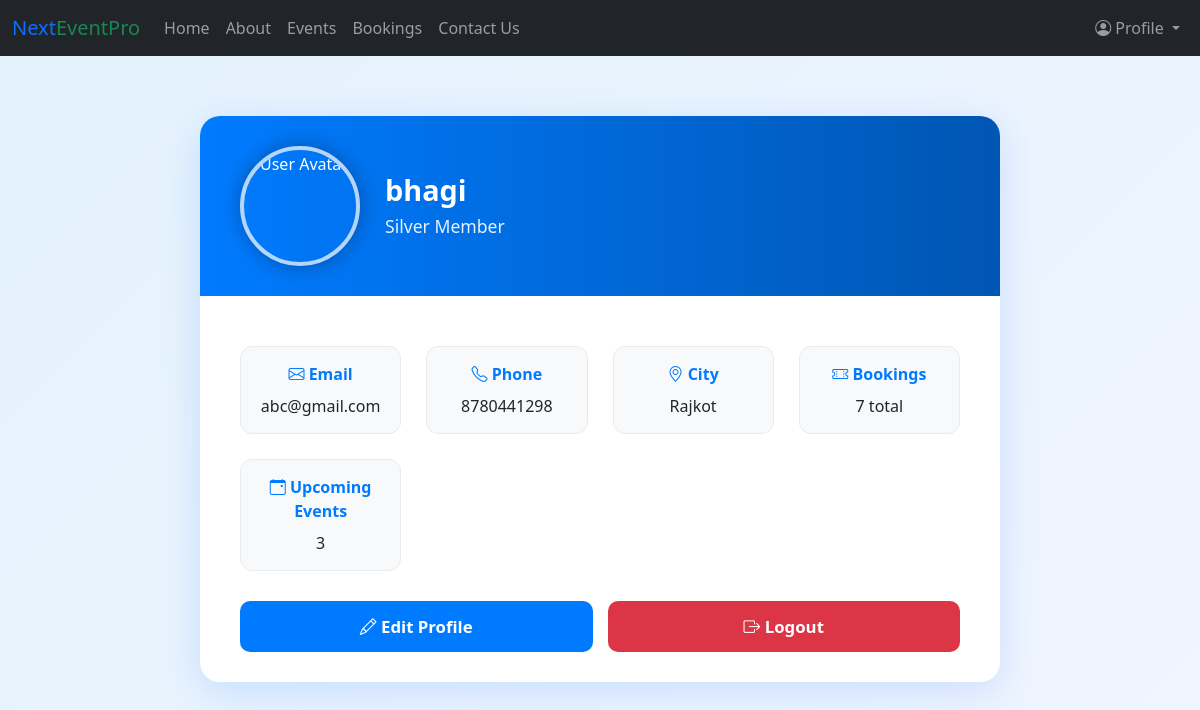
The app's page /profile.php (signed in) with its own data.
### tables this page shows
CREATE TABLE `user_data` (
  `id` int(11) NOT NULL,
  `name` varchar(100) NOT NULL,
  `email` varchar(100) NOT NULL,
  `number` varchar(10) NOT NULL,
  `password` varchar(300) NOT NULL,
  `city_id` int(11) NOT NULL
);

CREATE TABLE `city` (
  `id` int(11) NOT NULL,
  `city_name` varchar(100) NOT NULL,
  `state` varchar(100) NOT NULL
);

### profile.php (the view, shortened to what this page needs)
<?php
include "connect.php";
$uid = $_SESSION['user_id'];
$sql = "SELECT u.name, u.email, u.number, c.city_name
        FROM user_data u
        JOIN city c ON u.city_id = c.id
        WHERE u.id = $uid";
$res = mysqli_query($con, $sql);
$user = mysqli_fetch_assoc($res);
$membership = "Silver Member";
$bookingsCount = 7;
$upcomingEvents = 3;
?>
<!DOCTYPE html>
<html lang="en">
<head>
<link href="https://cdn.jsdelivr.net/npm/bootstrap@5.3.3/dist/css/bootstrap.min.css" rel="stylesheet" />
<link href="https://cdn.jsdelivr.net/npm/bootstrap-icons@1.11.3/font/bootstrap-icons.css" rel="stylesheet" />
</head>
<body>
<nav class="navbar navbar-expand-lg navbar-dark bg-dark">
  <div class="container-fluid">
    <a class="navbar-brand brand-name" href="#">
      <span class="text-primary">Next</span><span class="text-success">EventPro</span>
    </a>
    <div class="collapse navbar-collapse" id="navbarContent">
      <ul class="navbar-nav me-auto mb-2 mb-lg-0">
        <li class="nav-item"><a class="nav-link" href="index.php">Home</a></li>
        <li class="nav-item"><a class="nav-link" href="index.php">About</a></li>
        <li class="nav-item"><a class="nav-link" href="event.php">Events</a></li>
        <li class="nav-item"><a class="nav-link" href="booking.php">Bookings</a></li>
        <li class="nav-item"><a class="nav-link" href="./contact.php">Contact Us</a></li>
      </ul>
      <ul class="navbar-nav ms-auto">
        <?php if (isset($_SESSION["email"])): ?>
          <li class="nav-item dropdown">
            <a class="nav-link dropdown-toggle" href="#" id="userDropdown" data-bs-toggle="dropdown">
              <i class="bi bi-person-circle"></i> Profile
            </a>
          </li>
        <?php endif; ?>
      </ul>
    </div>
  </div>
</nav>
<div class="profile-wrapper">
  <div class="profile-header">
    <div class="profile-avatar">
      <img src="https://cdn-icons-png.flaticon.com/512/3135/3135715.png" alt="User Avatar" />
    </div>
    <div class="profile-info">
      <h1><?php echo htmlspecialchars($user['name']); ?></h1>
      <div class="membership"><?php echo $membership; ?></div>
    </div>
  </div>
  <div class="profile-content">
    <div class="stats-grid">
      <div class="info-block">
        <strong><i class="bi bi-envelope"></i> Email</strong>
        <span><?php echo htmlspecialchars($user['email']); ?></span>
      </div>
      <div class="info-block">
        <strong><i class="bi bi-telephone"></i> Phone</strong>
        <span><?php echo htmlspecialchars($user['number']); ?></span>
      </div>
      <div class="info-block">
        <strong><i class="bi bi-geo-alt"></i> City</strong>
        <span><?php echo htmlspecialchars($user['city_name']); ?></span>
      </div>
      <div class="info-block">
        <strong><i class="bi bi-ticket-perforated"></i> Bookings</strong>
        <span><?php echo $bookingsCount; ?> total</span>
      </div>
      <div class="info-block">
        <strong><i class="bi bi-calendar-event"></i> Upcoming Events</strong>
        <span><?php echo $upcomingEvents; ?></span>
      </div>
    </div>
    <div class="btn-group-custom">
      <a href="edit_profile.php" class="btn btn-edit"><i class="bi bi-pencil"></i> Edit Profile</a>
      <a href="logout.php" class="btn btn-logout"><i class="bi bi-box-arrow-right"></i> Logout</a>
    </div>
  </div>
</div>
</body>
</html>

### profile.php (style rules this page uses)
body { background: linear-gradient(135deg, #e3f2fd, #f0f5ff); font-family: 'Segoe UI', Tahoma, Geneva, Verdana, sans-serif; }
.profile-wrapper { max-width: 800px; margin: 60px auto; background: white; border-radius: 20px; box-shadow: 0 10px 40px rgba(0, 99, 255, 0.15); overflow: hidden; }
.profile-header { background: linear-gradient(90deg, #007bff, #0056b3); color: white; padding: 30px 40px; display: flex; align-items: center; gap: 25px; }
.profile-avatar { width: 120px; height: 120px; border-radius: 50%; overflow: hidden; border: 4px solid rgba(255, 255, 255, 0.7); box-shadow: 0 0 20px rgba(0,0,0,0.3); flex-shrink: 0; transition: transform 0.3s ease; }
.profile-avatar img { width: 100%; height: 100%; object-fit: cover; }
.profile-info h1 { margin: 0; font-weight: 700; font-size: 1.8rem; }
.membership { margin-top: 5px; font-size: 1.1rem; opacity: 0.9; }
.profile-content { padding: 30px 40px; }
.stats-grid { display: grid; grid-template-columns: repeat(auto-fit, minmax(150px, 1fr)); gap: 25px; margin-top: 20px; }
.info-block { background: #f8f9fa; padding: 15px; border-radius: 12px; text-align: center; transition: all 0.3s ease; border: 1px solid #e9ecef; }
.info-block strong { display: block; color: #007bff; font-weight: 600; margin-bottom: 8px; }
.btn-group-custom { margin-top: 30px; display: flex; gap: 15px; flex-wrap: wrap; }
.btn-group-custom a { flex: 1; font-weight: 600; padding: 12px; font-size: 1.05rem; border-radius: 10px; transition: all 0.3s ease; }
.btn-edit { background: #007bff; color: white; }
.btn-logout { background: #dc3545; color: white; }

### records on screen
user_data: name "bhagi", email "abc@gmail.com", number "8780441298", city.city_name "Rajkot"

### other values on screen
$membership "Silver Member"
$bookingsCount "7"
$upcomingEvents "3"
